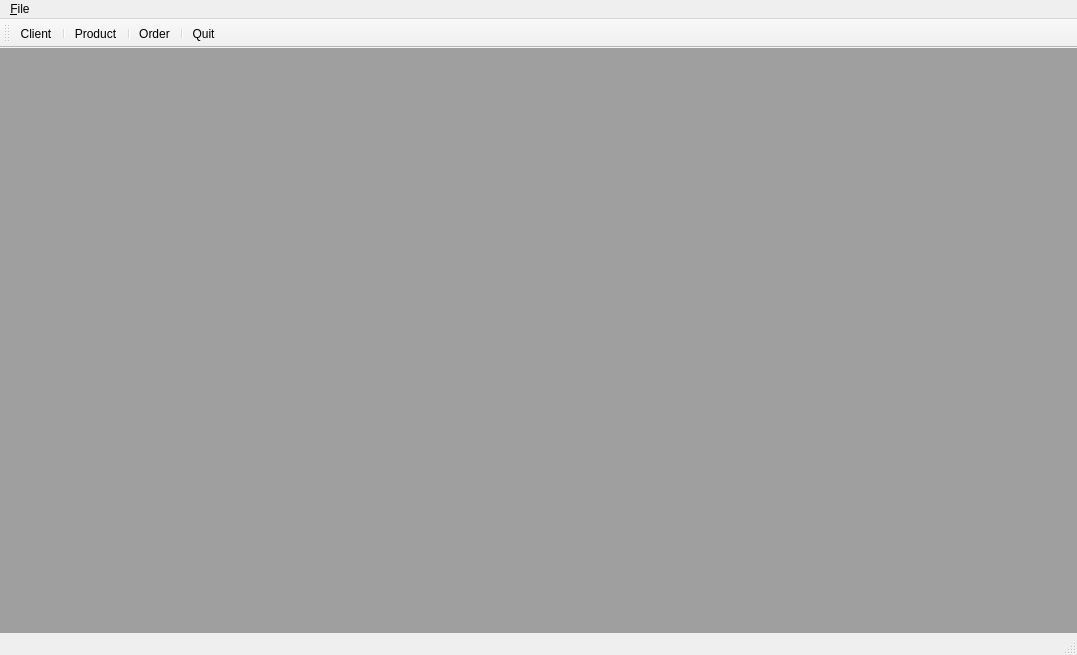
<?xml version="1.0" encoding="UTF-8"?>
<ui version="4.0">
 <class>MainWindow</class>
 <widget class="QMainWindow" name="MainWindow">
  <property name="geometry">
   <rect>
    <x>0</x>
    <y>0</y>
    <width>1077</width>
    <height>655</height>
   </rect>
  </property>
  <property name="windowTitle">
   <string>MainWindow</string>
  </property>
  <widget class="QWidget" name="centralwidget">
   <layout class="QHBoxLayout" name="horizontalLayout">
    <property name="leftMargin">
     <number>0</number>
    </property>
    <property name="topMargin">
     <number>0</number>
    </property>
    <property name="rightMargin">
     <number>0</number>
    </property>
    <property name="bottomMargin">
     <number>0</number>
    </property>
    <item>
     <widget class="QMdiArea" name="mdiArea">
      <property name="viewMode">
       <enum>QMdiArea::TabbedView</enum>
      </property>
      <property name="documentMode">
       <bool>true</bool>
      </property>
      <property name="tabsClosable">
       <bool>false</bool>
      </property>
     </widget>
    </item>
   </layout>
  </widget>
  <widget class="QMenuBar" name="menubar">
   <property name="geometry">
    <rect>
     <x>0</x>
     <y>0</y>
     <width>1077</width>
     <height>17</height>
    </rect>
   </property>
   <widget class="QMenu" name="menu_File">
    <property name="title">
     <string>&amp;File</string>
    </property>
    <addaction name="separator"/>
    <addaction name="actionQuit"/>
   </widget>
   <addaction name="menu_File"/>
  </widget>
  <widget class="QStatusBar" name="statusbar"/>
  <widget class="QToolBar" name="toolBar">
   <property name="windowTitle">
    <string>toolBar</string>
   </property>
   <attribute name="toolBarArea">
    <enum>TopToolBarArea</enum>
   </attribute>
   <attribute name="toolBarBreak">
    <bool>false</bool>
   </attribute>
   <addaction name="actionClient"/>
   <addaction name="separator"/>
   <addaction name="actionproduct"/>
   <addaction name="separator"/>
   <addaction name="actionOrder"/>
   <addaction name="separator"/>
   <addaction name="actionQuit"/>
  </widget>
  <action name="actionQuit">
   <property name="text">
    <string>Quit</string>
   </property>
  </action>
  <action name="actionClient">
   <property name="text">
    <string>Client</string>
   </property>
   <property name="shortcut">
    <string>Ctrl+1</string>
   </property>
  </action>
  <action name="actionproduct">
   <property name="text">
    <string>Product</string>
   </property>
   <property name="shortcut">
    <string>Ctrl+2</string>
   </property>
  </action>
  <action name="actionOrder">
   <property name="text">
    <string>Order</string>
   </property>
   <property name="shortcut">
    <string>Ctrl+3</string>
   </property>
  </action>
 </widget>
 <resources/>
 <connections>
  <connection>
   <sender>actionQuit</sender>
   <signal>triggered()</signal>
   <receiver>MainWindow</receiver>
   <slot>close()</slot>
   <hints>
    <hint type="sourcelabel">
     <x>-1</x>
     <y>-1</y>
    </hint>
    <hint type="destinationlabel">
     <x>399</x>
     <y>299</y>
    </hint>
   </hints>
  </connection>
 </connections>
</ui>
